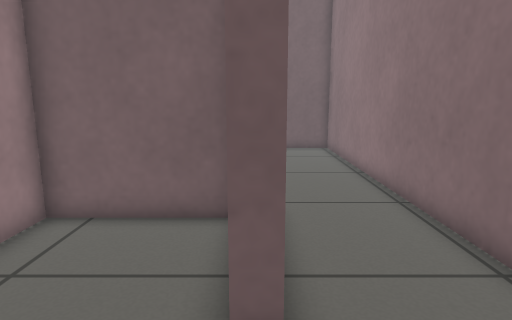
view 1 (above)

23 first-person views from a walk through a robot-simulator world made for Gazebo. The camera is 0.7 m above the floor, tilts 10° down and sees 75° across. The floor is counted in squares, 0.25 m on a side. Each view is taken from the middle of a square. On the plan, view 1 faces up. The plan holds only what a view shows up to about 20 squares ahead; the rest is blank.

view 2
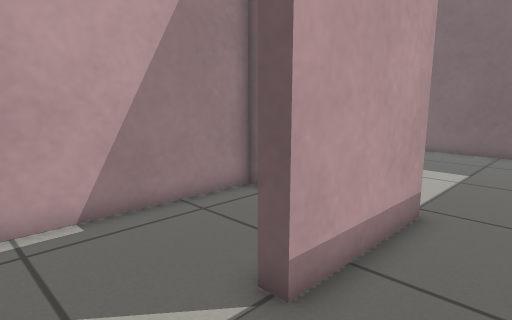

view 3
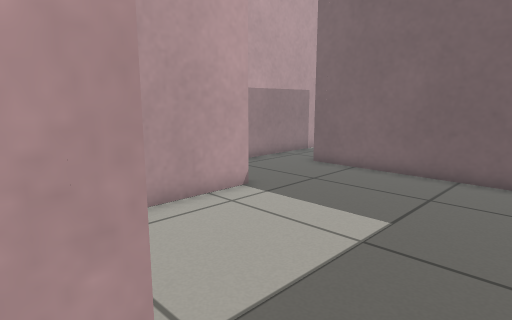

view 4
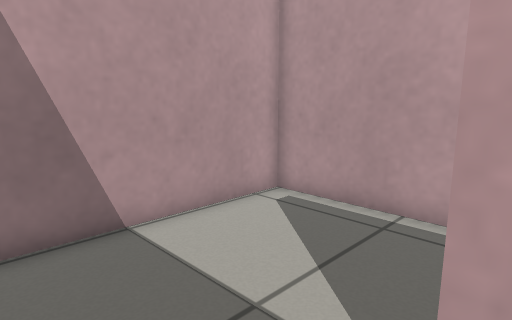

view 5
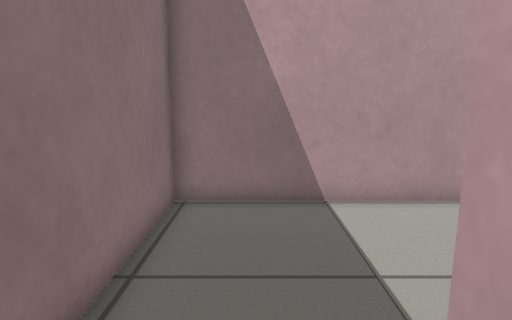

view 6
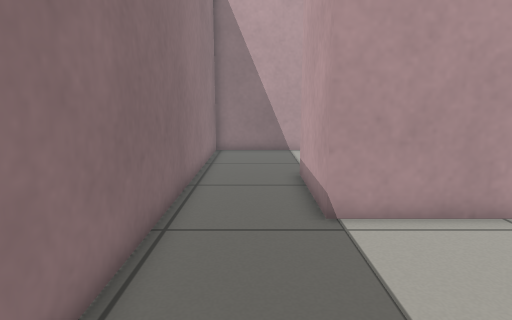

view 7
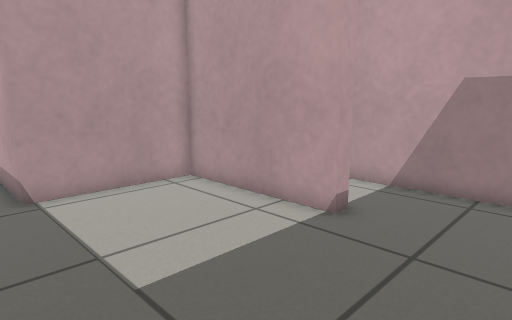

view 8
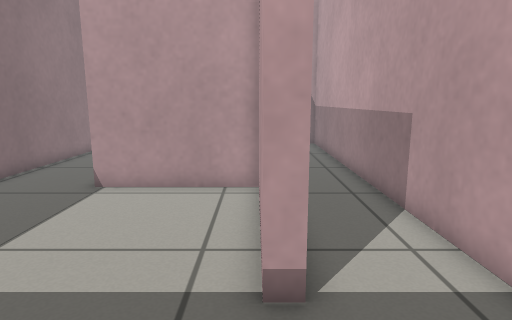

view 9
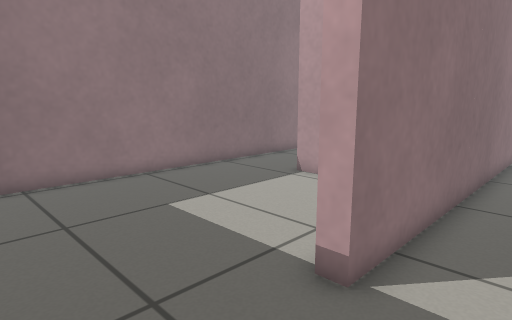

view 10
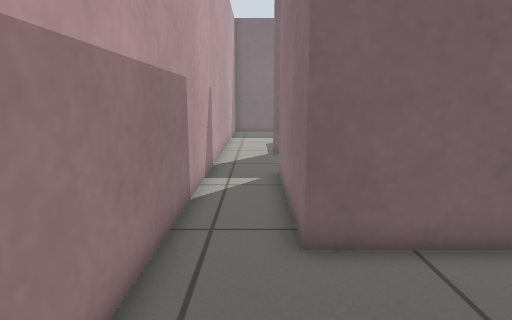

view 11
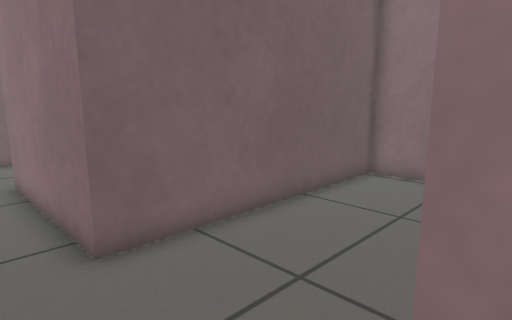

view 12
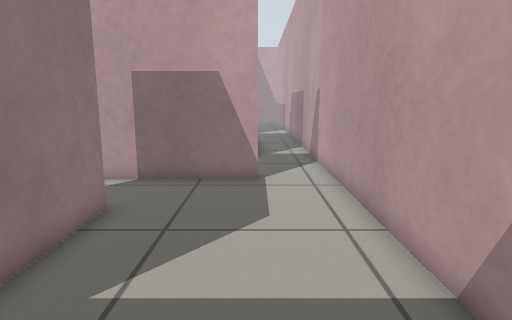

view 13
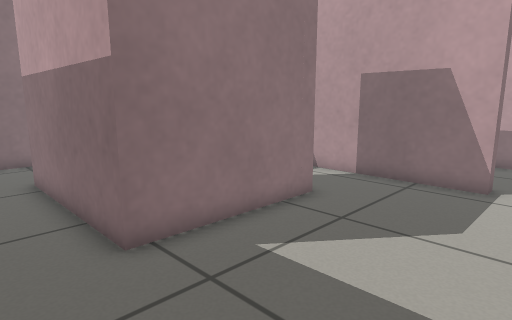

view 14
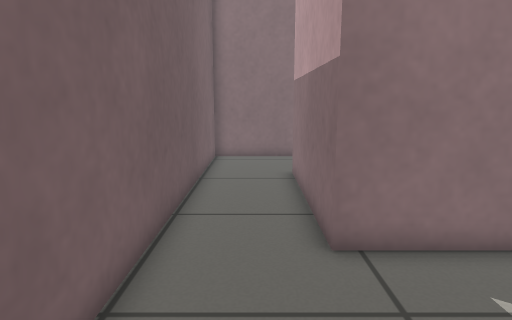

view 15
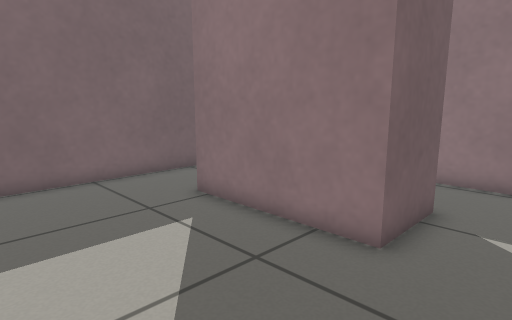

view 16
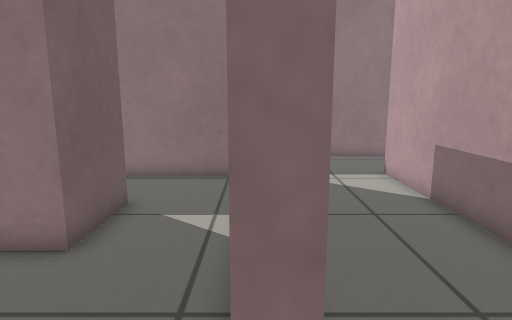

view 17
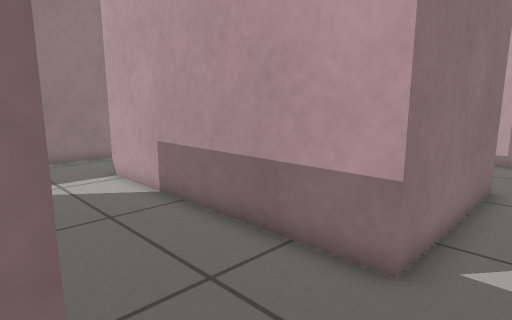

view 18
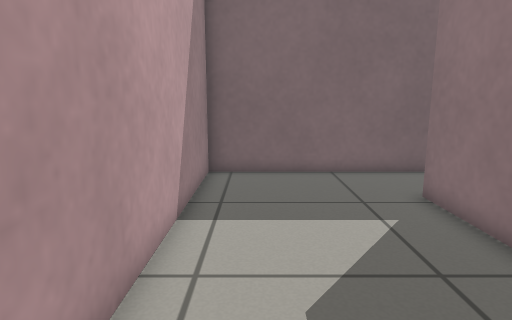

view 19
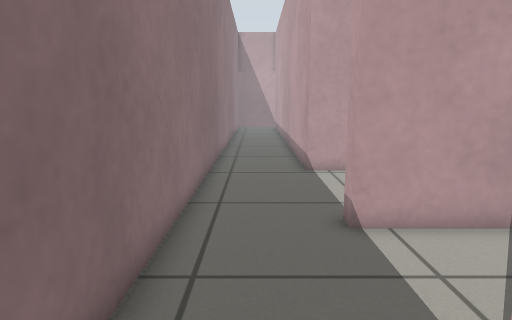

view 20
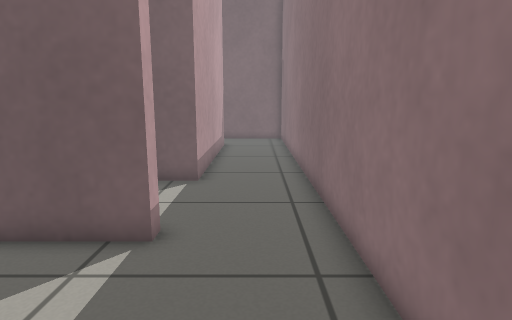

view 21
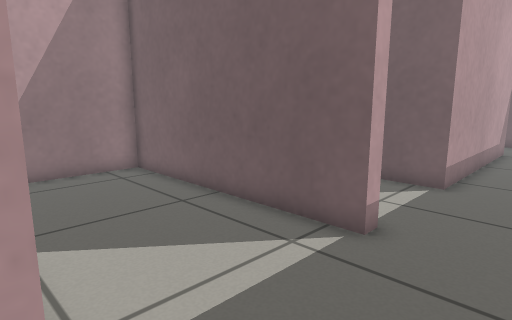

view 22
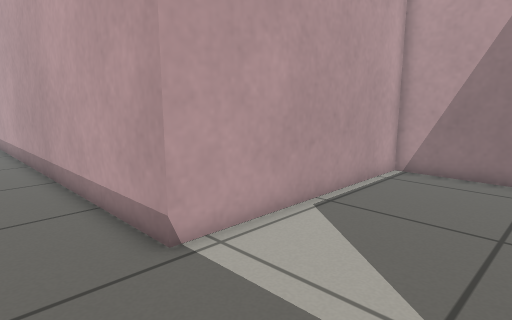

view 23
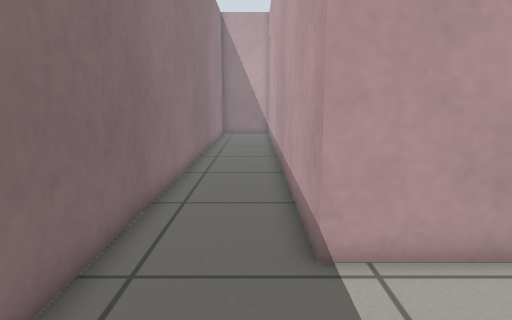

### Floor plan
Points are (right, up) in squares from view 1. A wall is a line through its corners. A room is listed if a view was taken in it or the views show most of it. See-through windows are left out.
Room 1 (view 1)
walls: (-0.6, 7.7) (-5.1, 7.7) (-5.1, -3.1) (0.6, -3.1)
low walls: (0.3, 3.3) (-0.4, 3.3)
ways out: opening at (0, 0.5) to room 2
Room 2 (views 2, 3, 4, 5, 6, 7)
walls: (-5.1, 14.7) (-5.1, 8.3) (0.3, 8.3) (0.3, 3.3); (0.6, -3.1) (4.3, -3.1) (4.3, 19.9) (-4.6, 19.9)
ways out: opening at (0, 0.5) to room 1; opening at (-5.5, 17) to room 3
Room 3 (views 8, 9, 10, 11, 16, 17, 18, 19, 22, 23)
walls: (-5.4, 31.6) (-6.1, 31.6) (-6.1, 32.2); (-4.6, 19.9) (-6.1, 19.9) (-6.1, 26.9) (4.9, 26.9) (4.9, 26.3); (-8.9, 32.4) (-8.9, -2); (8.9, 25.6) (8.9, 45.1) (6.4, 45.1); (4.9, 41.6) (4.9, 31.6) (2.8, 31.6); (-5.7, 0.6) (-5.7, 14.7) (-5.1, 14.7)
ways out: opening at (-5.5, 17) to room 2; opening at (-7.5, 32) to room 4; opening at (6.7, 43) to room 4; opening at (7, 26.5) to room 5
Room 4 (views 12, 13, 14, 15)
walls: (1, 35.6) (-2.1, 35.6) (-2.1, 41.6) (4.9, 41.6); (-6.1, 32.2) (0.4, 32.2); (4.3, 33) (4.3, 37); (6.4, 45.1) (-8.9, 45.1) (-8.9, 32.4)
ways out: opening at (-7.5, 32) to room 3; opening at (6.7, 43) to room 3
Room 5 (views 20, 21)
walls: (8.9, 5.1) (8.9, 25.6); (4.9, 26.3) (-5.5, 26.3) (-5.5, 20.5) (4.9, 20.5) (4.9, 1.9)
ways out: opening at (7, 26.5) to room 3

Positions as (right, up) in squares from view 1, and headings:
1: (0, 0), facing up
2: (3, 0), facing up-left
3: (3, 7), facing up-left
4: (3, 4), facing down-left
5: (2, 6), facing down
6: (2, 16), facing down
7: (2, 19), facing down-left
8: (-5, 19), facing down
9: (-8, 19), facing down-right
10: (-7, 14), facing up
11: (-8, 14), facing up-right
12: (-6, 44), facing down
13: (-8, 44), facing down-right
14: (-8, 43), facing right
15: (-8, 33), facing up-right
16: (-8, 32), facing right
17: (-8, 32), facing down-right
18: (-7, 32), facing up
19: (7, 34), facing down
20: (7, 20), facing up
21: (8, 20), facing up-left
22: (8, 26), facing down-left
23: (6, 26), facing down
